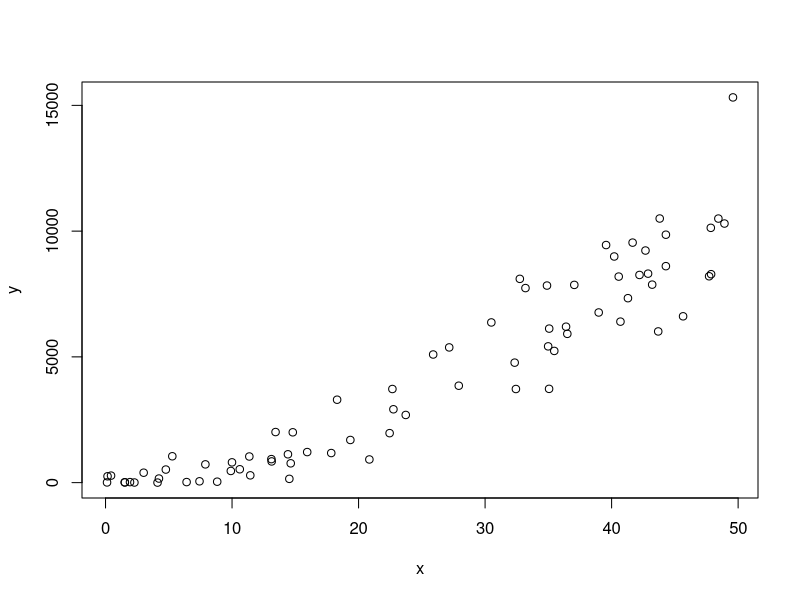
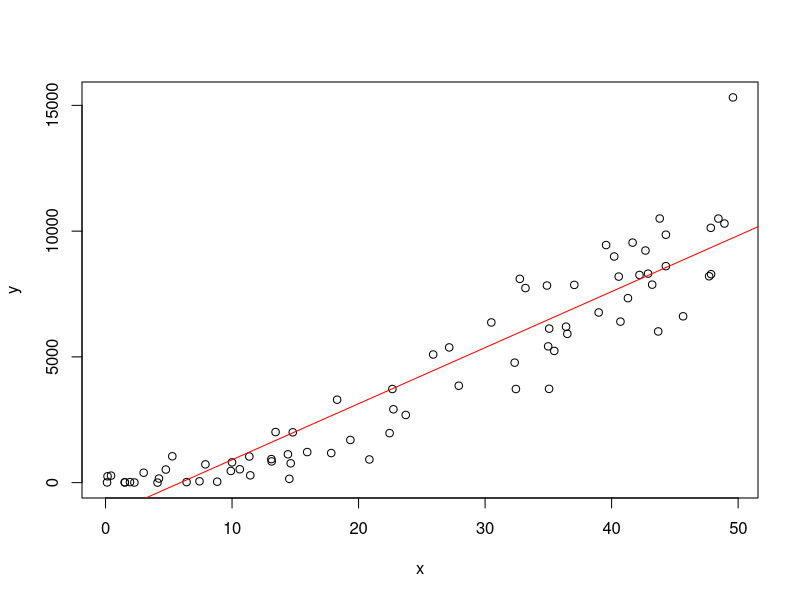
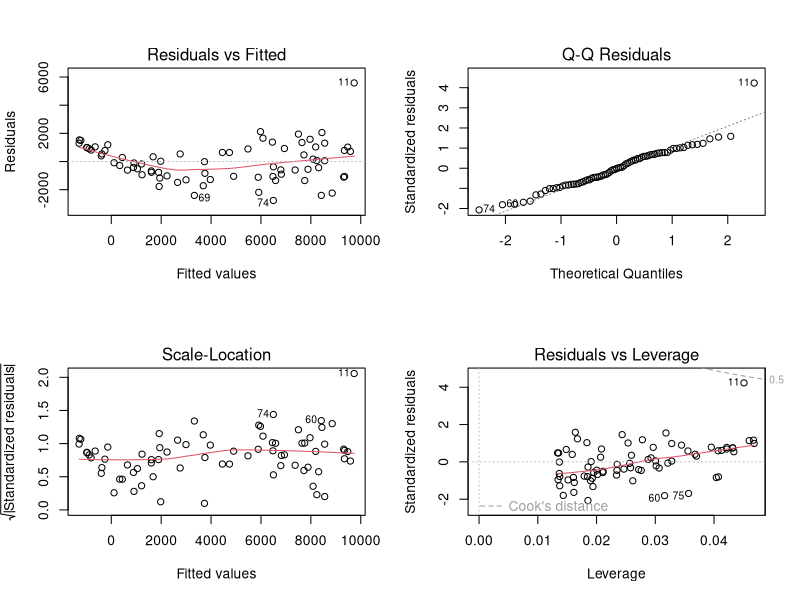
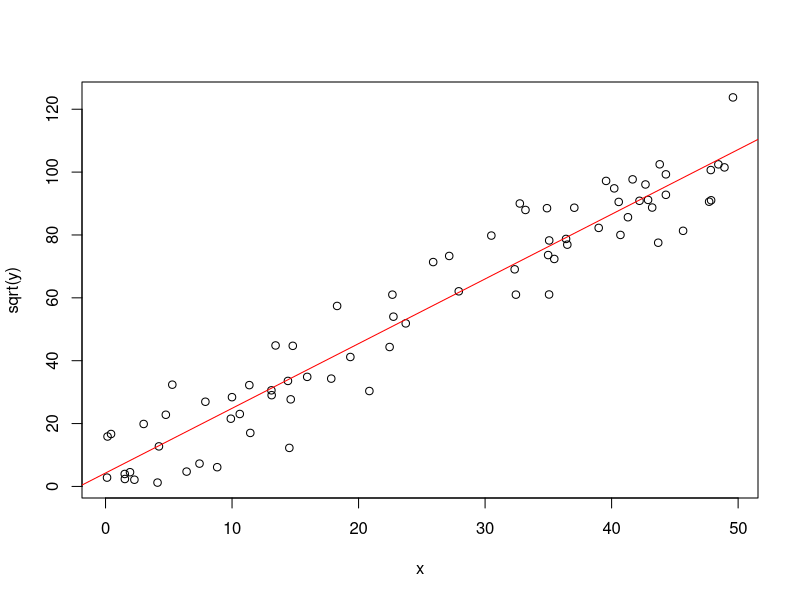
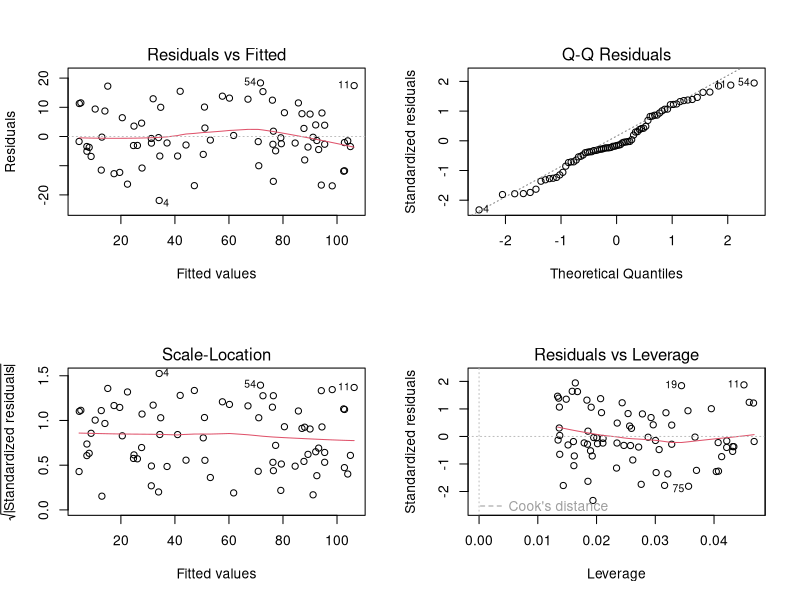

Write R code to recreate these figures, in order. (Note: this script raises an error after producing the figures.)
# R Lab 6

# Today we will breifly discuss transformation (mostly Box-Cox)
# We will then introduce tricks to create Dummy variable

#Set working directory

#When you define variable try to use short names with clear meaning
#add comment otherwise
n <- 75
b0 <- 5
b1 <- 2
x <- runif(n,0,50)

y <- b0 +b1*x+rnorm(n,0,10)
y <- y^2

plot(x,y)

#Fit the model and plot the fitted line
model <- lm(y~x)
par(mfrow=c(1,1))
plot(x,y)
abline(model$coefficients[1],model$coefficients[2],col='red')

par(mfrow=c(2,2))
plot(lm(model))


#Transformation
model <- lm(sqrt(y)~x)
par(mfrow=c(1,1))
plot(x,sqrt(y))
abline(model$coefficients[1],model$coefficients[2],col='red')

par(mfrow=c(2,2))
plot(lm(model))

#Well we knew the exact transformation needed, in real life it's not going to be the case.
#If we did not we could have given Box-Cox a try!

par(mfrow=c(1,1))
#Install library MASS!
library(MASS)
model <- lm(y~x)
?boxcox
boxcox(model)
boxcox(model,plotit=T,lambda=seq (0.3, 0.8, by=0.05))

# Box-Cox was pretty much succesfull at identifying lambda as 0.5!
# See it's not alllll bad.

#Alright, let's import Krafft data set again, and see how to create dummy variables
#We will also check how ANOVA and lm output relates
data <- read.table('krafft.txt')
head(data) #Thank you head!

data <- read.table('krafft.txt',head=TRUE)
head(data) 

anova(lm(data$RA~as.factor(data$GROUP)))
# Notice first that there is a "choice" in the base group
# Sometimes you there is a logical choice (A new technique\drug)
# Sometimes it is harder to justify it
x1 <- as.integer(data$GROUP==2)
x2 <- as.integer(data$GROUP==3)
x3 <- as.integer(data$GROUP==4)
summary(lm(data$RA~x1+x2+x3))

#Let's pick a continuous variable 
plot(data$RA~data$VTINV)
summary(lm(data$RA~data$VTINV))
anova(lm(data$RA~data$VTINV))
#IMPORTANT : Remember the problem we had :
anova(lm(data$RA~data$GROUP))
# Well in R consider group a numerical variable, performed lm regression on it
# and the ANOVA output is the (SSReg/p-1)/(SSE/n-p)!
# we really don't need it anymore!


#Finally let's take a long look at a typical MLR output
G2 <- as.integer(data$GROUP==2)
G3 <- as.integer(data$GROUP==3)
G4 <- as.integer(data$GROUP==4)
summary(lm(data$RA~data$VTINV+data$DIPINV+data$HEAT+data$KPOINT+G2+G3+G4))
